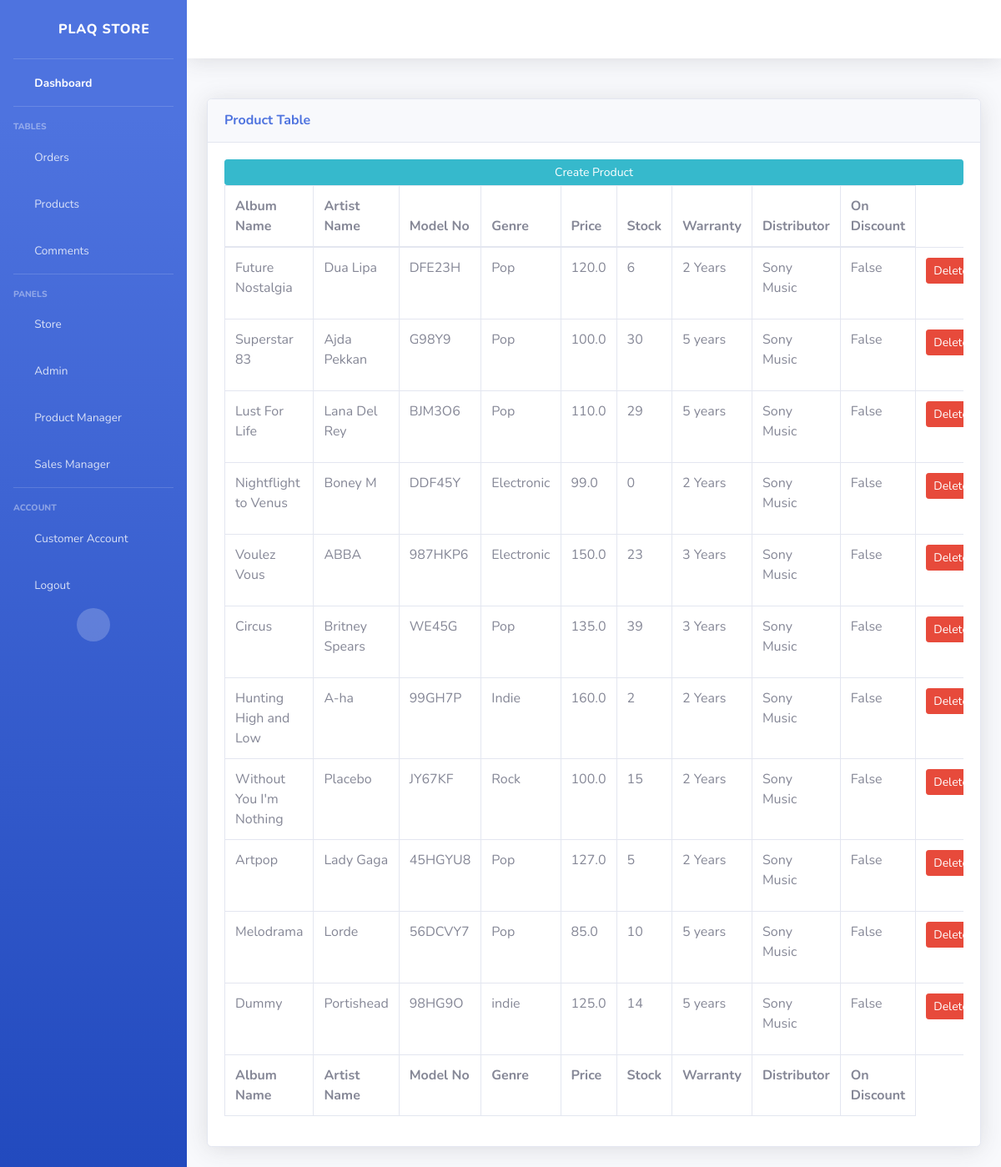
The page /product-manager/ (signed in) on the database its author committed.
### store/models.py (models this page shows, shortened)
class Product(models.Model):
    model_no = models.CharField(max_length=200, blank=True, null=True)
    album_name = models.CharField(max_length=200, blank=False)
    artist_name = models.CharField(max_length=200, blank=False)
    description = models.CharField(max_length=500, blank=True, null=True)
    genre = models.CharField(max_length=200, blank=True, null=True)
    warranty = models.CharField(max_length=200, blank=True, null=True)
    distributor = models.CharField(max_length=200, blank=True, null=True)
    price = models.FloatField()
    stock = models.IntegerField(default=0, null=True, blank=True)
    onDiscount = models.BooleanField(default= False)
    image = models.ImageField(blank=True, null=True)

### mysite/decorators.py (the view)
    def wrapper_func(request, *args, **kwargs):
        group_list = []
        user = request.user
        for groups in user.groups.all():
            group_list.append(groups.name)
        if 'product manager' in group_list:
            return view_func(request, *args, **kwargs)
        else:
            return redirect('store')

### managers/views.py (called while the page is built)
@product_manager
def pmTables(request):
    products = Product.objects.all()
    context={'products': products}
    return render(request, "managers/tables.html", context)

### managers/templates/managers/tables.html (shortened to what this page needs)
{% include 'managers/base.html' %}
{% load static %}
{%block content%}
<div class="card shadow mb-4">
    <div class="card-header py-3">
        <h6 class="m-0 font-weight-bold text-primary">Product Table</h6>
    </div>
    <div class="card-body">
        <a class="btn btn-info  btn-sm btn-block" href="{% url 'create_product' %}">Create Product</a>
        <div class="table-responsive">
            <table class="table table-bordered" id="dataTable" width="100%" cellspacing="0">
                <thead>
                    <tr>
                        <th>Album Name</th>
                        <th>Artist Name</th>
                        <th>Model No</th>
                        <th>Genre</th>
                        <th>Price</th>
                        <th>Stock</th>
                        <th>Warranty</th>
                        <th>Distributor</th>
                        <th>On Discount</th>
                    </tr>
                </thead>
                <tfoot>
                    <tr>
                        <th>Album Name</th>
                        <th>Artist Name</th>
                        <th>Model No</th>
                        <th>Genre</th>
                        <th>Price</th>
                        <th>Stock</th>
                        <th>Warranty</th>
                        <th>Distributor</th>
                        <th>On Discount</th>
                    </tr>
                </tfoot>
                <tbody>
                    {% for product in products %}
                    <tr>
                        <td>{{product.album_name}}</td>
                        <td>{{product.artist_name}}</td>
                        <td>{{product.model_no}}</td>
                        <td>{{product.genre}}</td>
                        <td>{{product.price}}</td>
                        <td>{{product.stock}}</td>
                        <td>{{product.warranty}}</td>
                        <td>{{product.distributor}}</td>
                        <td>{{product.onDiscount}}</td>
                        <td><a class="btn btn-sm btn-danger" href="{% url 'delete_product' product.id %}">Delete</a></td>
                    </tr>
                    {% endfor %}
                </tbody>
            </table>
        </div>
    </div>
</div>
{%endblock content %}

### managers/templates/managers/base.html (shortened to what this page needs)
<!DOCTYPE html>
<html lang="en">
{%load static %}
<head>
    <link href="{% static 'vendor/fontawesome-free/css/all.min.css' %}" rel="stylesheet" type="text/css">
    <link href="{% static 'css/sb-admin-2.min.css' %}" rel="stylesheet">
</head>
<body id="page-top">
    <div id="wrapper">
        <ul class="navbar-nav bg-gradient-primary sidebar sidebar-dark accordion" id="accordionSidebar">
            <a class="sidebar-brand d-flex align-items-center justify-content-center" href="/product-manager">
                <div class="sidebar-brand-icon rotate-n-15">
                    <i class="fas fa-laugh-wink"></i>
                </div>
                <div class="sidebar-brand-text mx-3">PLAQ Store</div>
            </a>
            <hr class="sidebar-divider my-0">
            <li class="nav-item active">
                <a class="nav-link" href="/product-manager">
                    <i class="fas fa-fw fa-tachometer-alt"></i>
                    <span>Dashboard</span></a>
            </li>
            <hr class="sidebar-divider">
            <div class="sidebar-heading">
                Tables
            </div>
            <li class="nav-item">
                <a class="nav-link" href="/orders">
                    <i class="fas fa-fw fa-table"></i>
                    <span>Orders</span></a>
            </li>
            <li class="nav-item">
                <a class="nav-link" href="/tables">
                    <i class="fas fa-fw fa-table"></i>
                    <span>Products</span></a>
            </li>
            <li class="nav-item">
                <a class="nav-link" href="/comments">
                    <i class="fas fa-fw fa-table"></i>
                    <span>Comments</span></a>
            </li>
            <hr class="sidebar-divider d-none d-md-block">
            <div class="sidebar-heading">
                Panels
            </div>
            <li class="nav-item">
                <a class="nav-link" href="/">
                    <i class="fas fa-fw fa-cart-arrow-down"></i>
                    <span>Store</span></a>
            </li>
            {% if user.is_superuser%}
            <li class="nav-item">
                <a class="nav-link" href="#">
                    <i class="fas fa-fw fa-user-shield"></i>
                    <span>Admin</span></a>
            </li>
            {% endif%}
            {% for group in user.groups.all %}
                {% if group.name == 'product manager' %}
                    <li class="nav-item">
                        <a class="nav-link" href="/product-manager">
                            <i class="fas fa-fw fa-box-open"></i>
                            <span>Product Manager</span></a>
                    </li>
                {%elif group.name == 'sales manager' %}
                    <li class="nav-item">
                        <a class="nav-link" href="/sales-manager">
                            <i class="fas fa-fw fa-cash-register"></i>
                            <span>Sales Manager</span></a>
                    </li>
                {%endif%}
            {%endfor%}
            <hr class="sidebar-divider d-none d-md-block">
            <div class="sidebar-heading">
                Account
            </div>
            <li class="nav-item">
                <a class="nav-link" href="/account">
                    <i class="fas fa-fw fa-address-card"></i>
                    <span>Customer Account</span></a>
            </li>
            <li class="nav-item">
                <a class="nav-link" href="/logout">
                    <i class="fas fa-fw fa-sign-out-alt"></i>
                    <span>Logout</span></a>
            </li>
            <div class="text-center d-none d-md-inline">
                <button class="rounded-circle border-0" id="sidebarToggle"></button>
            </div>
        </ul>
        <div id="content-wrapper" class="d-flex flex-column">
            <div id="content">
                <nav class="navbar navbar-expand navbar-light bg-white topbar mb-4 static-top shadow">
                </nav>
                <div class="container-fluid">
                    <div class="row">
                    <div class="row">
        </div>
    </div>
</body>
</html>

### rows shown on the page
Product: album_name "Future Nostalgia", artist_name "Dua Lipa", model_no "DFE23H", genre "Pop", price "120.0", stock "6", warranty "2 Years", distributor "Sony Music", onDiscount "False"
Product: album_name "Superstar 83", artist_name "Ajda Pekkan", model_no "G98Y9", genre "Pop", price "100.0", stock "30", warranty "5 years", distributor "Sony Music", onDiscount "False"
Product: album_name "Lust For Life", artist_name "Lana Del Rey", model_no "BJM3O6", genre "Pop", price "110.0", stock "29", warranty "5 years", distributor "Sony Music", onDiscount "False"
Product: album_name "Nightflight to Venus", artist_name "Boney M", model_no "DDF45Y", genre "Electronic", price "99.0", stock "0", warranty "2 Years", distributor "Sony Music", onDiscount "False"
Product: album_name "Voulez Vous", artist_name "ABBA", model_no "987HKP6", genre "Electronic", price "150.0", stock "23", warranty "3 Years", distributor "Sony Music", onDiscount "False"
Product: album_name "Circus", artist_name "Britney Spears", model_no "WE45G", genre "Pop", price "135.0", stock "39", warranty "3 Years", distributor "Sony Music", onDiscount "False"
Product: album_name "Hunting High and Low", artist_name "A-ha", model_no "99GH7P", genre "Indie", price "160.0", stock "2", warranty "2 Years", distributor "Sony Music", onDiscount "False"
Product: album_name "Without You I'm Nothing", artist_name "Placebo", model_no "JY67KF", genre "Rock", price "100.0", stock "15", warranty "2 Years", distributor "Sony Music", onDiscount "False"
Product: album_name "Artpop", artist_name "Lady Gaga", model_no "45HGYU8", genre "Pop", price "127.0", stock "5", warranty "2 Years", distributor "Sony Music", onDiscount "False"
Product: album_name "Melodrama", artist_name "Lorde", model_no "56DCVY7", genre "Pop", price "85.0", stock "10", warranty "5 years", distributor "Sony Music", onDiscount "False"
Product: album_name "Dummy", artist_name "Portishead", model_no "98HG9O", genre "indie", price "125.0", stock "14", warranty "5 years", distributor "Sony Music", onDiscount "False"
